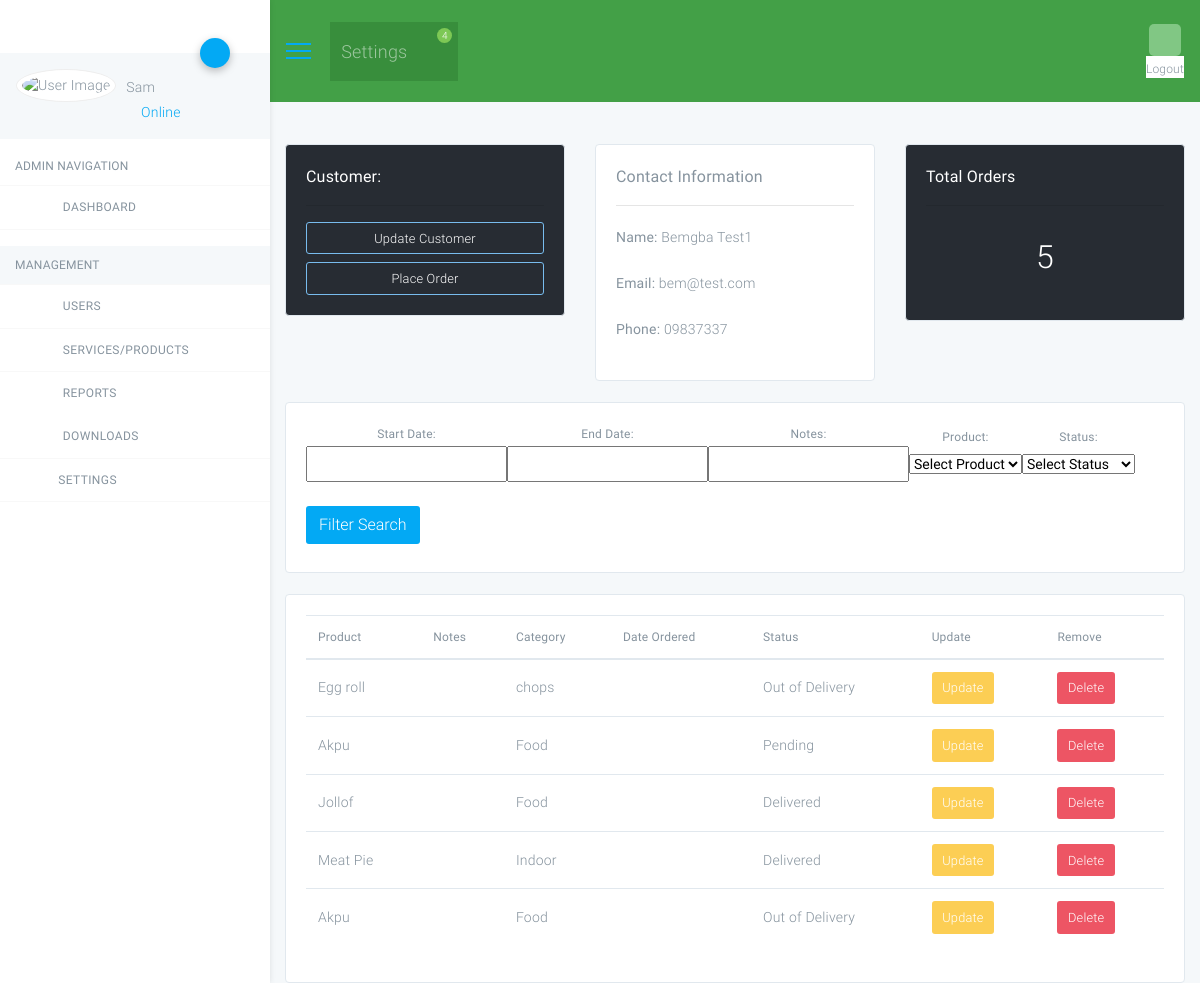
/customer/1 (signed in), run on an earlier commit of the app's database.
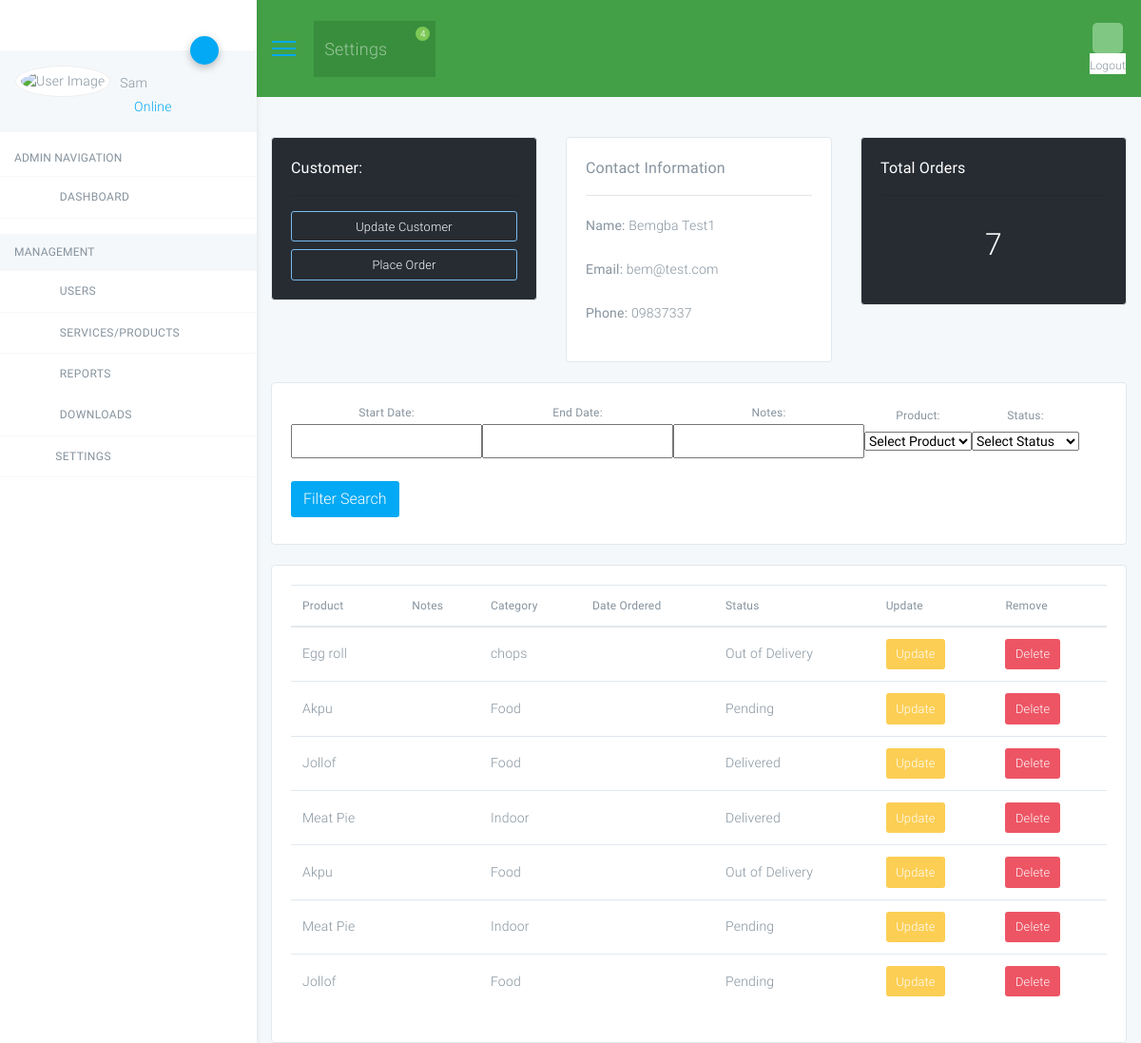
And on a later commit of the database.
### accounts/models.py (models this page shows, shortened)
class Order(models.Model):
    STATUS=(
        ('Pending','Pending'),
        ('Out of Delivery','Out of Delivery'),
        ('Delivered','Delivered'),
            )
    customer=models.ForeignKey(Customer,null=True,on_delete=models.SET_NULL)#if customer is deleted, her order remain in the order table with null value for customer
    product=models.ForeignKey(Product,null=True,on_delete=models.SET_NULL)
    date_create=models.DateTimeField(auto_now_add=True,null=True)
    status=models.CharField(max_length=200,null=True,choices=STATUS)
    nates=models.CharField(max_length=1000,null=True)
    '''
    for orders in firstCustomer.order_set.all():
    if order.product.name in allOrders:
    allOrders[order.product.name] +=1
    else:
    allOrders[order.product.name]=1
    #RETURN : ALLoRDERS{'bALL':2,'BBq grill':1}
    '''

class Product(models.Model):
    CATEGORY=(
        ('Indoor','Indoor'),
        ('Out Door','Out Door'),
        ('chops','chops'),
        ('Food','Food'),
        ('Snacks','Snacks'),
        ('appetizer','appetizer'),
    )
    name=models.CharField(max_length=200,null=True)
    price=models.CharField(max_length=200,null=True)
    category=models.CharField(max_length=200,null=True,choices=CATEGORY)
    description=models.CharField(max_length=200,null=True,blank=True)
    tags=models.ManyToManyField(Tag)
    date_create=models.DateTimeField(auto_now_add=True,null=True)
    def __str__(self):
        return self.name

### accounts/views.py (the view)
# urls.py: path('customer/<str:pk_test>', views.customer,name="customer"),
@login_required(login_url='login')#prevent unauthorised user access
@allowed_users(allowed_roles=['admins', 'customers'])
def customer(request, pk_test):
    customer = get_object_or_404(Customer, id=pk_test)
    orders = customer.order_set.all()
    order_count = orders.count()
    myFilter = OrderFilter(request.GET, queryset=orders)
    orders = myFilter.qs
    context = {
        'customer': customer,
        'orders': orders,
        'order_count': order_count,
        'myFilter': myFilter
    }
    return render(request, 'accounts/customer.html', context)

### accounts/templates/accounts/customer.html (shortened to what this page needs)
{% extends 'accounts/dashboard1_base.html' %}
{% block content %}
<br>
<div class="container">
    <div class="row">
        <div class="col-md-4">
            <div class="card card-body text-white bg-dark">
                <h5>Customer:</h5>
                <hr>
                <a class="btn btn-outline-info btn-sm btn-block" href="">Update Customer</a>
                <a class="btn btn-outline-info btn-sm btn-block" href="{% url 'create_order' customer.id %}">Place Order</a>
            </div>
        </div>
        <div class="col-md-4">
            <div class="card card-body">
                <h5>Contact Information</h5>
                <hr>
                <p><strong>Name:</strong> {{customer.name}}</p>
                <p><strong>Email:</strong> {{customer.email}}</p>
                <p><strong>Phone:</strong> {{customer.phone}}</p>
            </div>
        </div>
        <div class="col-md-4 ">
            <div class="card card-body text-white bg-dark">
                <h5>Total Orders</h5>
                <hr>
                <h1 class="text-center py-3">{{order_count}}</h1>
            </div>
        </div>
    </div>
    <br>
    <div class="row">
        <div class="col-md-12">
            <div class="card card-body">
                <form method="get" class="form-inline">
                    <div class="form-group mb-2">
                        {{ myFilter.form.as_p }}
                    </div>
                    <button class="btn btn-primary mb-2" type="submit">Filter Search</button>
                </form>
            </div>
        </div>
    </div>
    <br>
    <div class="row">
        <div class="col-md-12">
            <div class="card card-body">
                <table class="table">
                    <thead>
                        <tr>
                            <th>Product</th>
                            <th>Notes</th>
                            <th>Category</th>
                            <th>Date Ordered</th>
                            <th>Status</th>
                            <th>Update</th>
                            <th>Remove</th>
                        </tr>
                    </thead>
                    <tbody>
                        {% for order in orders %}
                        <tr>
                            <td>{{order.product}}</td>
                            <td>{{order.notes}}</td>
                            <td>{{order.product.category}}</td>
                            <td>{{order.date_created}}</td>
                            <td>{{order.status}}</td>
                            <td><a class="btn btn-warning btn-sm" href="{% url 'update_order' order.id %}">Update</a></td>
                            <td><a class="btn btn-danger btn-sm" href="{% url 'delete_order' order.id %}">Delete</a></td>
                        </tr>
                        {% endfor %}
                    </tbody>
                </table>
            </div>
        </div>
    </div>
</div>
{% endblock %}

What changed in the data, as far as the page shows it:
added Order: product "Meat Pie", product.category "Indoor", status "Pending"
added Order: product "Jollof", product.category "Food", status "Pending"
Also different on the page:
{{ order_count }}: "5" → "7"
